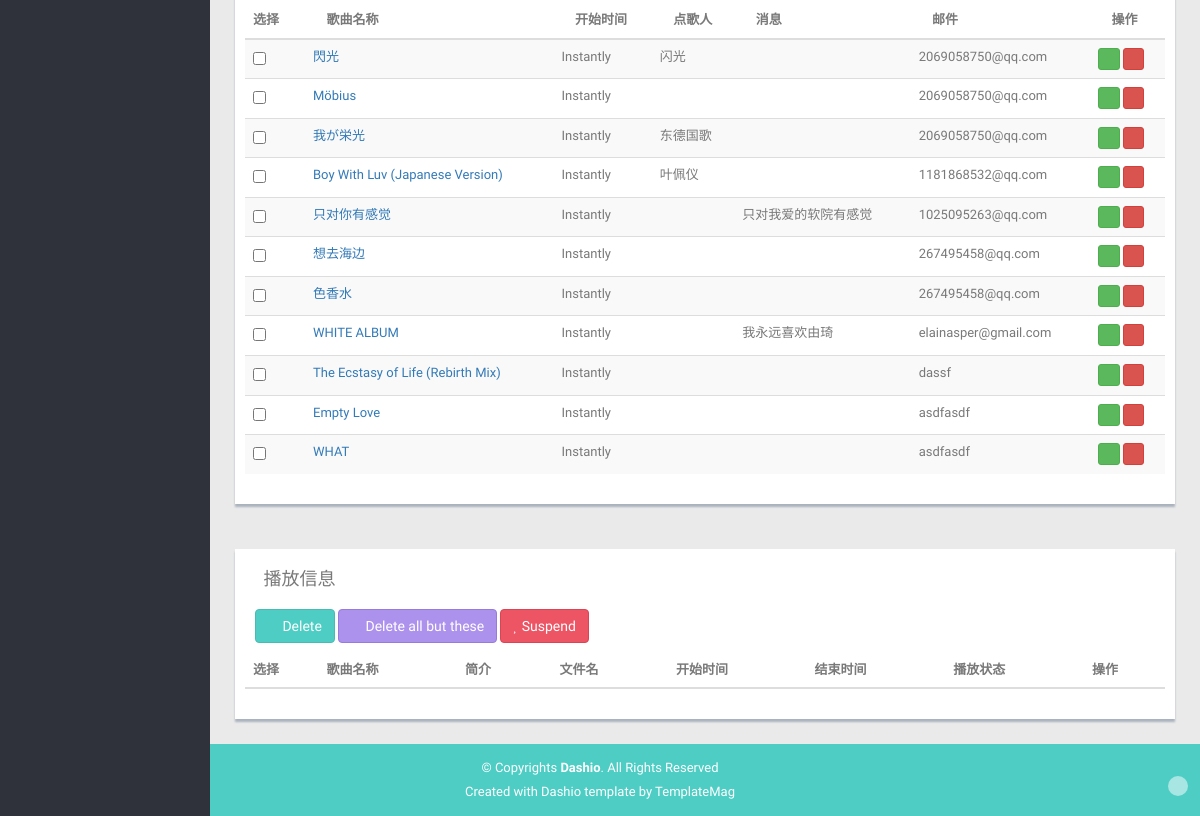
The page /arrangements (lower part) on the database as committed earlier.
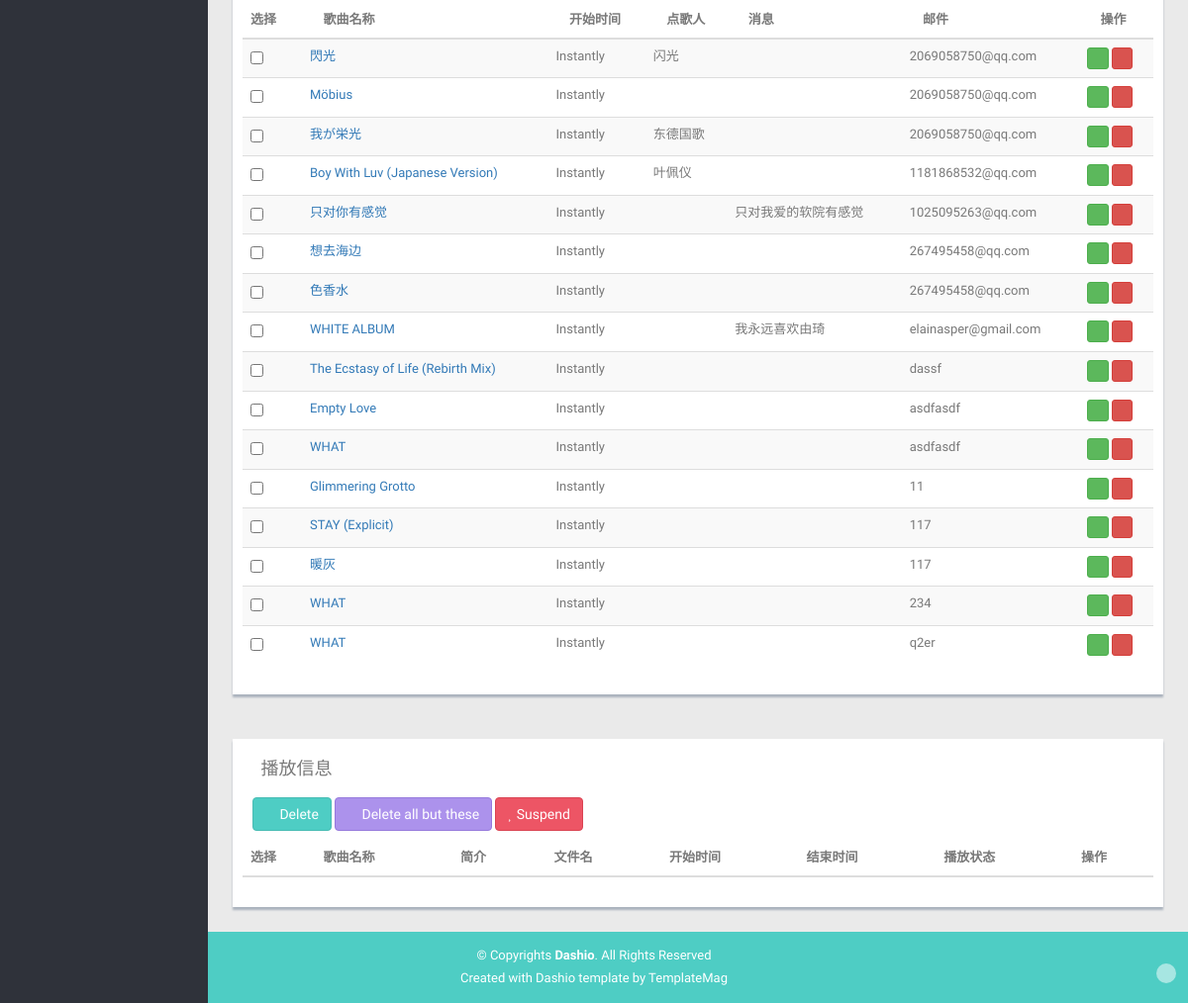
The same page on the database as committed later.
### models.py (models this page shows, shortened)
class SongSubmit(Base):
    __tablename__ = 'SongSubmit'
    id = Column(String, primary_key=True)
    shared_link = Column(String)
    expDatetime = Column(DateTime(timezone=True))
    email = Column(String)
    name = Column(String)
    message = Column(String)
    is_proceeded = Column(Boolean, default=False)
    fk_downloaded_song = Column(String, ForeignKey("DownloadedSong.key"))
    downloaded_song = relationship("DownloadedSong", back_populates="song_submit")

class DownloadedSong(Base):
    __tablename__ = 'DownloadedSong'
    key = Column(String, primary_key=True, index=True)
    filename = Column(String, ForeignKey("File.filename"))
    picture_link = Column(String)
    title = Column(String, index=True)
    artist = Column(String, index=True)
    shared_link = Column(String, index=True)
    download_link = Column(String, index=True)
    file = relationship("File", back_populates="downloaded_song")
    song_submit = relationship("SongSubmit", back_populates="downloaded_song")

### main.py (the view)
@app.get("/arrangements", response_class=HTMLResponse)
async def arrangements(request: Request, db: Session = Depends(get_db)):
    arrangements = models.Arrangement.get_planned(db)
    cur_arrangement = models.Arrangement.get_current(db)
    return template.TemplateResponse('arrangements.html', {
        "request": request,
        "arrangements": arrangements,
        "cur_arrangement": cur_arrangement,
        "files": models.File.get(db),
        "song_submit": models.SongSubmit.get(db)
    })

### html_template/templates/arrangements.html (shortened to what the changed rows need)
<!DOCTYPE html>
<html lang="en">
<head>
    <link href="{{ url_for('static',path='lib/bootstrap/css/bootstrap.min.css') }}" rel="stylesheet">
    <link href="{{ url_for('static',path='lib/font-awesome/css/font-awesome.css') }}" rel="stylesheet"/>
    <link href="{{ url_for('static',path='css/style.css') }}" rel="stylesheet">
    <link href="{{ url_for('static',path='css/style-responsive.css') }}" rel="stylesheet">
    <link rel="stylesheet" type="text/css"
          href="{{ url_for('static',path='lib/bootstrap-fileupload/bootstrap-fileupload.css') }}"/>
    <link rel="stylesheet" type="text/css"
          href="{{ url_for('static',path='lib/bootstrap-datepicker/css/datepicker.css') }}"/>
    <link rel="stylesheet" type="text/css"
          href="{{ url_for('static',path='lib/bootstrap-daterangepicker/daterangepicker.css') }}"/>
    <link rel="stylesheet" type="text/css"
          href="{{ url_for('static',path='lib/bootstrap-timepicker/compiled/timepicker.css') }}"/>
    <link rel="stylesheet" type="text/css"
          href="{{ url_for('static',path='lib/bootstrap-datetimepicker/datertimepicker.css') }}"/>
</head>
<body>
<section id="container">
    <section id="main-content">
        <section class="wrapper site-min-height">
            <div class="row mt">
                <div class="col-md-12">
                    <div class="form-panel">
                        <table class="table table-striped table-advance table-hover">
                            <thead>
                            <tr>
                                <th style="width: 60px"> 选择</th>
                                <th class="hidden-sm hidden-xs"><i class="fa fa-bullhorn"></i> 歌曲名称</th>
                                <th><i class="fa fa-bookmark"></i> 开始时间</th>
                                <th><i class="fa fa-bookmark"></i> 点歌人</th>
                                <th class="hidden-md hidden-sm hidden-xs"><i class="fa fa-question-circle"></i> 消息
                                </th>
                                <th class="hidden-xs"><i class="fa fa-bookmark"></i> 邮件</th>
                                <th><i class=" fa fa-edit"></i> 操作</th>
                            </tr>
                            </thead>
                            <tbody>
                            {% if song_submit %}
                            {% for submit in song_submit %}
                            <tr id="{{submit.id}}">
                                <td>
                                    <input type="checkbox" name="select-arrangement">
                                </td>
                                <td class="hidden-sm hidden-xs">
                                    <a href="{{submit.downloaded_song.shared_link}}">{{submit.downloaded_song.title}}</a>
                                </td>
                                <td>
                                    {{submit.expDatetime | localize}}
                                </td>
                                <td>{{submit.name}}</td>
                                <td class="hidden-md hidden-sm hidden-xs">{{submit.message}}</td>
                                <td class="hidden-xs">{{submit.email}}</td>
                                <td>
                                    <button class="btn btn-success btn-xs accept" data-toggle="modal" data-target="#myModal"><i class="fa fa-check"></i></button>
                                    <button class="btn btn-danger btn-xs reject"><i class="fa fa-trash-o "></i></button>
                                </td>
                            </tr>
                            {% endfor %}
                            {% endif %}
                            </tbody>
                        </table>
                    </div>
                </div>
            </div>
            <div class="row mt">
                <div class="col-md-12">
                    <div class="form-panel">
                        <table class="table table-striped table-advance table-hover">
                            <thead>
                            <tr>
                                <th style="width: 60px"> 选择</th>
                                <th class="hidden-sm hidden-xs"><i class="fa fa-bullhorn"></i> 歌曲名称</th>
                                <th class="hidden-md hidden-sm hidden-xs"><i class="fa fa-question-circle"></i> 简介
                                </th>
                                <th><i class="fa fa-bookmark"></i> 文件名</th>
                                <th><i class="fa fa-bookmark"></i> 开始时间</th>
                                <th class="hidden-xs"><i class="fa fa-bookmark"></i> 结束时间</th>
                                <th><i class=" fa fa-edit"></i> 播放状态</th>
                                <th><i class=" fa fa-edit"></i> 操作</th>
                            </tr>
                            </thead>
                        </table>
                    </div>
                </div>
            </div>
        </section>
    </section>
</section>
</body>
</html>

Rows that differ between the two databases and show on the page:
added SongSubmit: downloaded_song "Glimmering Grotto", expDatetime "Instantly", email "11"
added SongSubmit: downloaded_song "STAY (Explicit)", expDatetime "Instantly", email "117"
added SongSubmit: downloaded_song "暖灰", expDatetime "Instantly", email "117"
added SongSubmit: downloaded_song "WHAT", expDatetime "Instantly", email "234"
added SongSubmit: downloaded_song "WHAT", expDatetime "Instantly", email "q2er"
